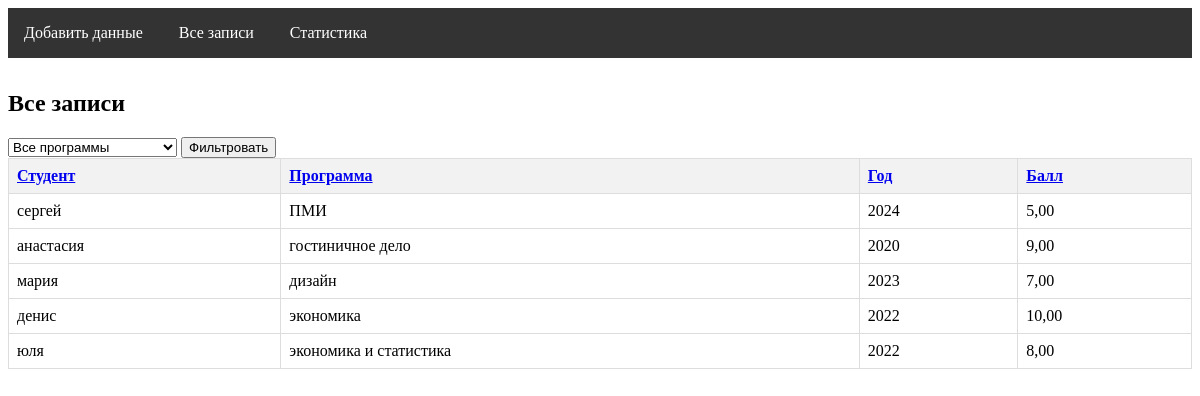
Page /data/?sort=program_name on the committed database.
### education/models.py (models this page shows, shortened)
class EducationProgram(models.Model):
    student_name = models.CharField("ФИО студента", max_length=100)
    program_name = models.CharField("Название программы", max_length=100)
    year = models.PositiveIntegerField("Год поступления")
    score = models.DecimalField("Балл", max_digits=5, decimal_places=2)
    created_at = models.DateTimeField("Дата создания", auto_now_add=True)
    class Meta:
        verbose_name = "Программа"
        verbose_name_plural = "Программы"

### education/views.py (the view)
# urls.py: path('data/', views.data_list, name='data_list'),
def data_list(request):
    programs = EducationProgram.objects.all()
    program_filter = request.GET.get('program')
    if program_filter:
        programs = programs.filter(program_name=program_filter)
    sort = request.GET.get('sort')
    if sort:
        programs = programs.order_by(sort)
    unique_programs = EducationProgram.objects.values_list(
        'program_name', flat=True
    ).distinct()
    return render(request, 'education/data_list.html', {
        'programs': programs,
        'unique_programs': unique_programs,
    })

### education/templates/education/data_list.html (shortened to what this page needs)
{% extends "education/base.html" %}
{% block content %}
<h2>Все записи</h2>
<div class="filters">
    <form method="get">
        <select name="program">
            <option value="">Все программы</option>
        </select>
        <button type="submit">Фильтровать</button>
    </form>
</div>
<table>
    <tr>
        <th><a href="?sort=student_name">Студент</a></th>
        <th><a href="?sort=program_name">Программа</a></th>
        <th><a href="?sort=year">Год</a></th>
        <th><a href="?sort=score">Балл</a></th>
    </tr>
    {% for program in programs %}
    <tr>
        <td>{{ program.student_name }}</td>
        <td>{{ program.program_name }}</td>
        <td>{{ program.year }}</td>
        <td>{{ program.score }}</td>
    </tr>
    {% endfor %}
</table>
{% endblock %}

### education/templates/education/base.html (style rules this page uses)
table { border-collapse: collapse; width: 100%; }
th, td { border: 1px solid #ddd; padding: 8px; text-align: left; }
th { background-color: #f2f2f2; }

### rows in the picture
EducationProgram: student_name "сергей", program_name "ПМИ", year "2024", score "5,00"
EducationProgram: student_name "анастасия", program_name "гостиничное дело", year "2020", score "9,00"
EducationProgram: student_name "мария", program_name "дизайн", year "2023", score "7,00"
EducationProgram: student_name "денис", program_name "экономика", year "2022", score "10,00"
EducationProgram: student_name "юля", program_name "экономика и статистика", year "2022", score "8,00"
